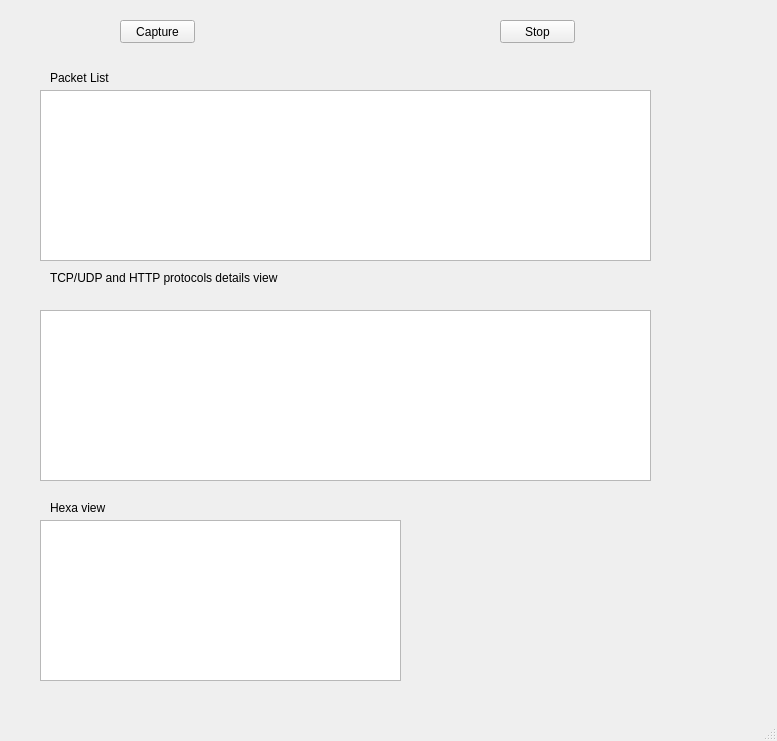
<?xml version="1.0" encoding="UTF-8"?>
<ui version="4.0">
 <class>MainWindow</class>
 <widget class="QMainWindow" name="MainWindow">
  <property name="geometry">
   <rect>
    <x>0</x>
    <y>0</y>
    <width>777</width>
    <height>741</height>
   </rect>
  </property>
  <property name="windowTitle">
   <string>MainWindow</string>
  </property>
  <widget class="QWidget" name="centralwidget">
   <widget class="QPushButton" name="Capture">
    <property name="geometry">
     <rect>
      <x>120</x>
      <y>20</y>
      <width>75</width>
      <height>23</height>
     </rect>
    </property>
    <property name="text">
     <string>Capture</string>
    </property>
   </widget>
   <widget class="QPushButton" name="Stop">
    <property name="geometry">
     <rect>
      <x>500</x>
      <y>20</y>
      <width>75</width>
      <height>23</height>
     </rect>
    </property>
    <property name="text">
     <string>Stop</string>
    </property>
   </widget>
   <widget class="QLabel" name="label">
    <property name="geometry">
     <rect>
      <x>50</x>
      <y>70</y>
      <width>61</width>
      <height>16</height>
     </rect>
    </property>
    <property name="text">
     <string>Packet List</string>
    </property>
   </widget>
   <widget class="QLabel" name="label_2">
    <property name="geometry">
     <rect>
      <x>50</x>
      <y>270</y>
      <width>261</width>
      <height>16</height>
     </rect>
    </property>
    <property name="text">
     <string>TCP/UDP and HTTP protocols details view </string>
    </property>
   </widget>
   <widget class="QLabel" name="label_3">
    <property name="geometry">
     <rect>
      <x>50</x>
      <y>500</y>
      <width>71</width>
      <height>16</height>
     </rect>
    </property>
    <property name="text">
     <string>Hexa view</string>
    </property>
   </widget>
   <widget class="QTableWidget" name="tableWidget">
    <property name="geometry">
     <rect>
      <x>40</x>
      <y>90</y>
      <width>611</width>
      <height>171</height>
     </rect>
    </property>
   </widget>
   <widget class="QTableWidget" name="tableWidget_2">
    <property name="geometry">
     <rect>
      <x>40</x>
      <y>310</y>
      <width>611</width>
      <height>171</height>
     </rect>
    </property>
   </widget>
   <widget class="QTableWidget" name="tableWidget_3">
    <property name="geometry">
     <rect>
      <x>40</x>
      <y>520</y>
      <width>361</width>
      <height>161</height>
     </rect>
    </property>
   </widget>
  </widget>
  <widget class="QMenuBar" name="menubar">
   <property name="geometry">
    <rect>
     <x>0</x>
     <y>0</y>
     <width>777</width>
     <height>21</height>
    </rect>
   </property>
  </widget>
  <widget class="QStatusBar" name="statusbar"/>
 </widget>
 <resources/>
 <connections/>
</ui>
